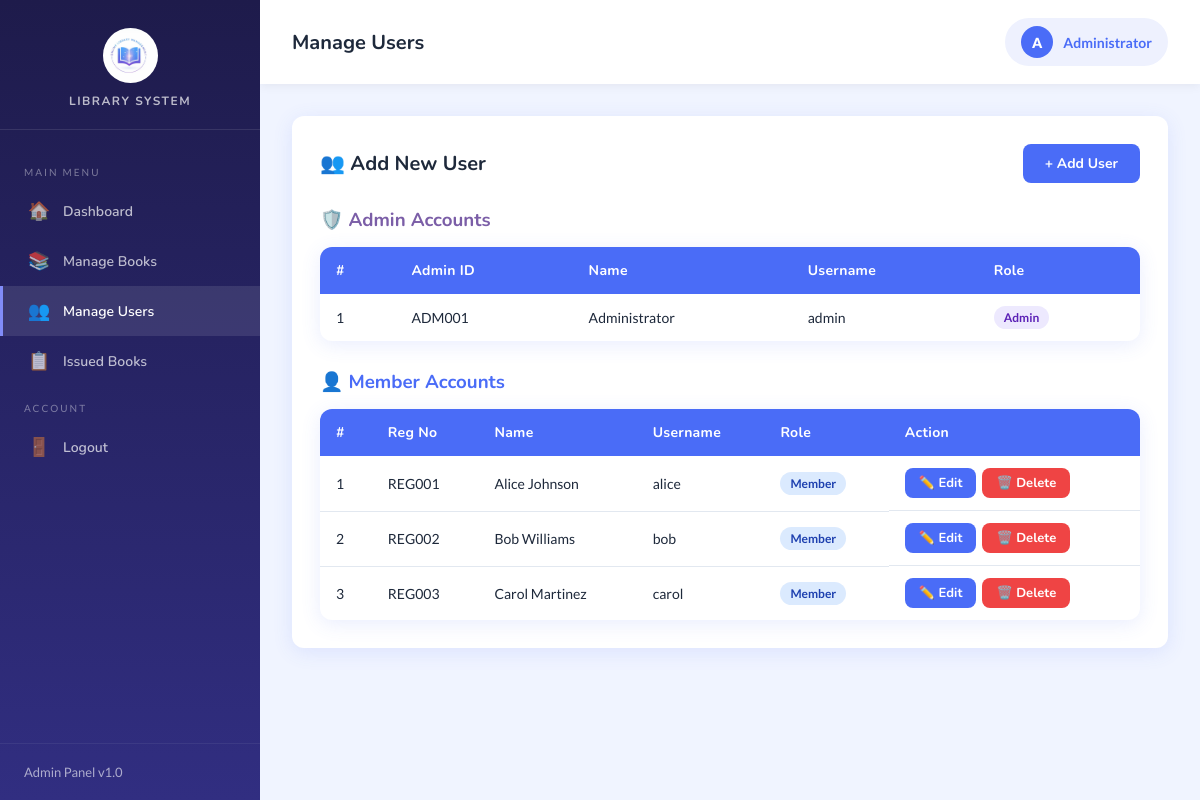
/admin_users.php (signed in), run on the app's committed database.
### tables this page shows
CREATE TABLE users (
    id         INT AUTO_INCREMENT PRIMARY KEY,
    admin_id   VARCHAR(50)  DEFAULT NULL,
    reg_no     VARCHAR(50)  DEFAULT NULL,
    name       VARCHAR(100) NOT NULL,
    username   VARCHAR(50)  NOT NULL UNIQUE,
    password   VARCHAR(255) NOT NULL,
    role       ENUM('admin','member') NOT NULL DEFAULT 'member',
    created_at TIMESTAMP DEFAULT CURRENT_TIMESTAMP
);

### admin_users.php (the view, shortened to what this page needs)
<?php
require_once 'config.php';
$admins  = mysqli_query($conn, "SELECT * FROM users WHERE role='admin' ORDER BY id");
$members = mysqli_query($conn, "SELECT * FROM users WHERE role='member' ORDER BY id");
?>
<!DOCTYPE html>
<html lang="en">
<head>
</head>
<body>
<div class="layout">
    <aside class="sidebar">
        <div class="sidebar-header">
            <div class="sidebar-logo">
                <img src="logo.jpeg" alt="Logo" onerror="this.style.display='none';this.closest('.sidebar-logo').innerHTML='📚';">
            </div>
            <h3>Library System</h3>
        </div>
        <nav class="sidebar-nav">
            <div class="nav-label">Main Menu</div>
            <a href="admin.php" class="nav-item"><span class="icon">🏠</span> Dashboard</a>
            <a href="admin_books.php" class="nav-item"><span class="icon">📚</span> Manage Books</a>
            <a href="admin_users.php" class="nav-item active"><span class="icon">👥</span> Manage Users</a>
            <a href="admin_issued.php" class="nav-item"><span class="icon">📋</span> Issued Books</a>
            <div class="nav-label">Account</div>
            <a href="logout.php" class="nav-item"><span class="icon">🚪</span> Logout</a>
        </nav>
        <div class="sidebar-footer">Admin Panel v1.0</div>
    </aside>
    <main class="main">
        <div class="topbar">
            <h1>Manage Users</h1>
            <div class="user-pill">
                <div class="avatar"><?= strtoupper(substr($_SESSION['name'], 0, 1)) ?></div>
                <?= htmlspecialchars($_SESSION['name']) ?>
            </div>
        </div>
        <div class="content">
            <div class="section">
                <div class="section-header">
                    <h2>👥 Add New User</h2>
                    <button class="btn btn-primary" onclick="toggleForm()">+ Add User</button>
                </div>
                <h3 style="margin-bottom:14px; color: var(--secondary);">🛡️ Admin Accounts</h3>
                <table style="margin-bottom:28px">
                    <thead>
                        <tr>
                            <th>#</th>
                            <th>Admin ID</th>
                            <th>Name</th>
                            <th>Username</th>
                            <th>Role</th>
                        </tr>
                    </thead>
                    <tbody>
                        <?php $i = 1; while ($row = mysqli_fetch_assoc($admins)): ?>
                        <tr>
                            <td><?= $i++ ?></td>
                            <td><?= htmlspecialchars($row['admin_id'] ?? '-') ?></td>
                            <td><?= htmlspecialchars($row['name']) ?></td>
                            <td><?= htmlspecialchars($row['username']) ?></td>
                            <td><span class="badge badge-admin">Admin</span></td>
                        </tr>
                        <?php endwhile; ?>
                    </tbody>
                </table>
                <h3 style="margin-bottom:14px; color: var(--primary);">👤 Member Accounts</h3>
                <table>
                    <thead>
                        <tr>
                            <th>#</th>
                            <th>Reg No</th>
                            <th>Name</th>
                            <th>Username</th>
                            <th>Role</th>
                            <th>Action</th>
                        </tr>
                    </thead>
                    <tbody>
                        <?php $i = 1; while ($row = mysqli_fetch_assoc($members)): ?>
                        <tr>
                            <td><?= $i++ ?></td>
                            <td><?= htmlspecialchars($row['reg_no'] ?? '-') ?></td>
                            <td><?= htmlspecialchars($row['name']) ?></td>
                            <td><?= htmlspecialchars($row['username']) ?></td>
                            <td><span class="badge badge-member">Member</span></td>
                            <td style="display:flex;gap:6px;flex-wrap:wrap;">
                                <button class="btn btn-primary btn-sm"
                                    onclick="openEditModal(<?= $row['id'] ?>, '<?= addslashes(htmlspecialchars($row['reg_no'] ?? '')) ?>', '<?= addslashes(htmlspecialchars($row['name'])) ?>', '<?= addslashes(htmlspecialchars($row['username'])) ?>')">
                                    ✏️ Edit
                                </button>
                                <a href="?delete=<?= $row['id'] ?>" class="btn btn-danger btn-sm"
                                   onclick="return confirm('Delete <?= htmlspecialchars($row['name']) ?>? This cannot be undone.')">
                                   🗑️ Delete
                                </a>
                            </td>
                        </tr>
                        <?php endwhile; ?>
                    </tbody>
                </table>
            </div>
        </div>
    </main>
</div>
</body>
</html>

### data on the page
users: admin "ADM001", name "Administrator", username "admin"
users: reg_no "REG001", name "Alice Johnson", username "alice"
users: reg_no "REG002", name "Bob Williams", username "bob"
users: reg_no "REG003", name "Carol Martinez", username "carol"

### other printed values
substr($_SESSION['name'], 0, 1) "A"
$_SESSION['name'] "Administrator"
